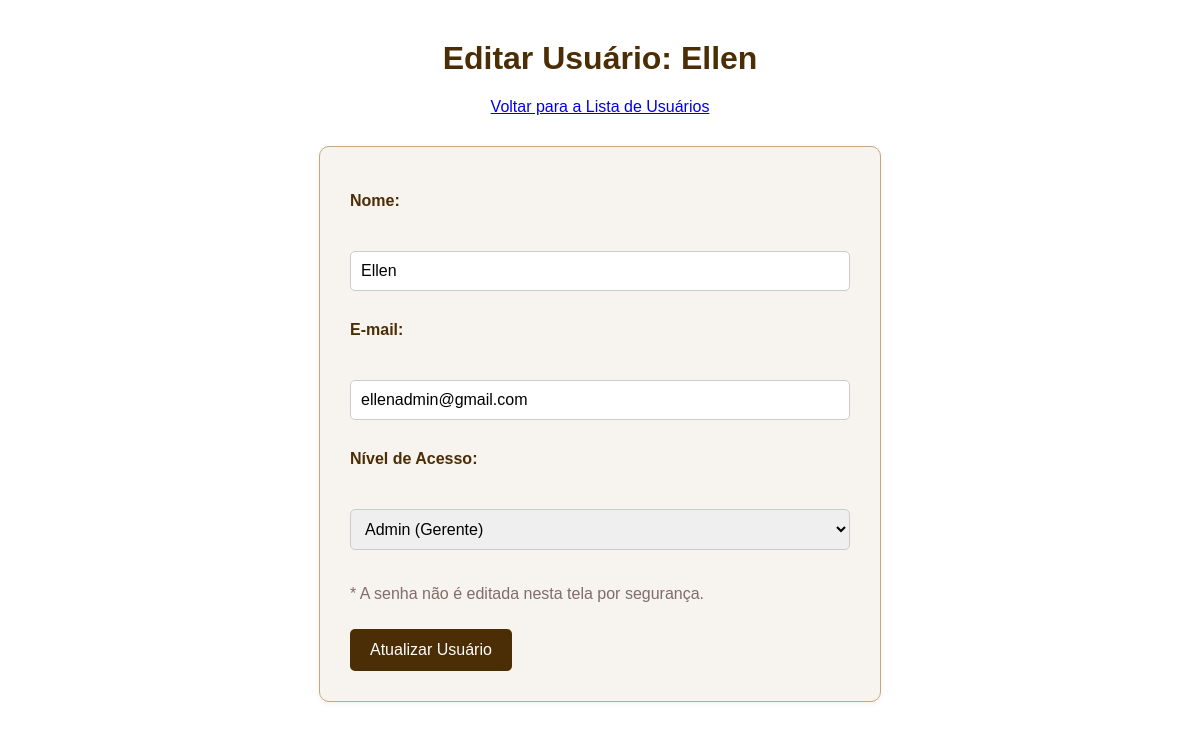
/editar_usuario.php?id=1 (signed in), run on the app's committed database.
### tables this page shows
CREATE TABLE IF NOT EXISTS usuario (
    id INT AUTO_INCREMENT PRIMARY KEY,
    nome VARCHAR(100) NOT NULL,
    email VARCHAR(100) UNIQUE NOT NULL,
    senha VARCHAR(255) NOT NULL,
    foto VARCHAR(255),

    tipo ENUM('admin','usuario') NOT NULL DEFAULT 'usuario'
);

### editar_usuario.php (the view, shortened to what this page needs)
<?php
include("conexao.php");
$id_usuario = filter_input(INPUT_GET, 'id', FILTER_VALIDATE_INT);
$sql_select = "SELECT id, nome, email, tipo FROM usuario WHERE id = ?";
$stmt_select = $pdo->prepare($sql_select);
$stmt_select->execute([$id_usuario]);
$usuario = $stmt_select->fetch(PDO::FETCH_ASSOC);
?>
<!DOCTYPE html>
<html lang="pt-br">
<head>
    <link rel="stylesheet" href="style.css">
</head>
<body>
    <h1>Editar Usuário: <?= htmlspecialchars($usuario['nome']) ?></h1>
    <a href="admin_usuarios.php">Voltar para a Lista de Usuários</a>
    <form method="POST">
        <label for="nome">Nome:</label><br><br>
        <input type="text" name="nome" value="<?= htmlspecialchars($usuario['nome']) ?>" required><br>
        <label for="email">E-mail:</label><br><br>
        <input type="email" name="email" value="<?= htmlspecialchars($usuario['email']) ?>" required><br>
        <label for="tipo">Nível de Acesso:</label><br><br>
        <select name="tipo" required>
            <option value="admin" <?= ($usuario['tipo'] == 'admin') ? 'selected' : '' ?>>Admin (Gerente)</option>
        </select>
        <p style="margin-top: 20px; color: #816c6cff;">* A senha não é editada nesta tela por segurança.</p>
        <button type="submit">Atualizar Usuário</button>
    </form>
</body>
</html>

### style.css (style rules this page uses)
body { font-family: 'Verdana', sans-serif; background-color: #ffffff; color: #4B2E05; margin: 0; padding: 0; text-align: center; }
form { background-color: #f7f3ee; padding: 30px; border: 1px solid #C8A87A; border-radius: 10px; box-shadow: 0 2px 5px rgba(0, 0, 0, 0.05); max-width: 500px; margin: 30px auto; text-align: left; }
label { display: block; margin-top: 15px; font-weight: bold; color: #4B2E05; }
input[type="text"], input[type="email"], input[type="password"], input[type="number"], textarea, select { width: 100%; padding: 10px; margin-top: 5px; margin-bottom: 15px; border: 1px solid #ccc; border-radius: 5px; box-sizing: border-box; font-size: 16px; transition: border-color 0.3s; }
button[type="submit"] { background-color: #4B2E05; color: #fff; padding: 12px 20px; border: none; border-radius: 5px; cursor: pointer; font-size: 16px; margin-top: 10px; transition: background-color 0.2s; }
body > h1 { margin-top: 40px; }

### data on the page
usuario: nome "Ellen", email "ellenadmin@gmail.com", tipo "Admin (Gerente)"
